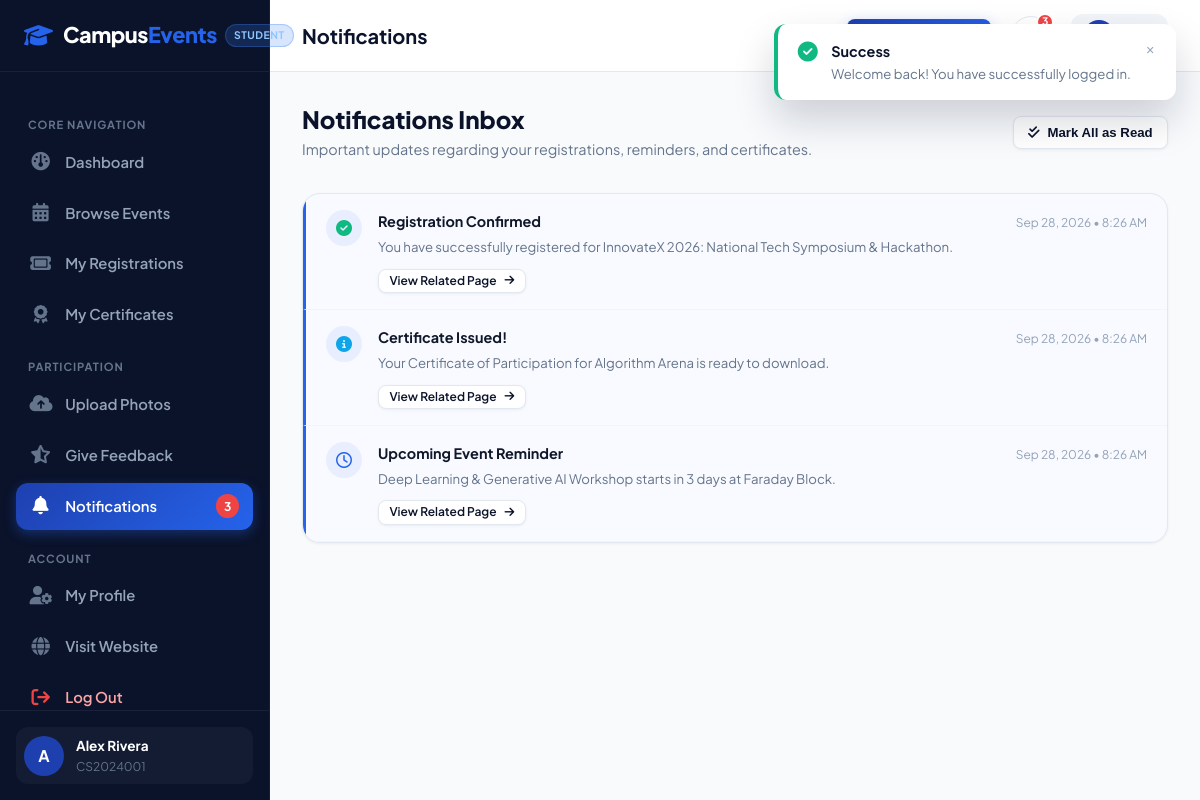
Page /student/notifications.php (signed in) on the committed database.
### tables this page shows
CREATE TABLE IF NOT EXISTS `students` (
  `id` INT AUTO_INCREMENT PRIMARY KEY,
  `user_id` INT NOT NULL UNIQUE,
  `student_id` VARCHAR(50) NOT NULL UNIQUE,
  `full_name` VARCHAR(150) NOT NULL,
  `phone` VARCHAR(25) NOT NULL,
  `department` VARCHAR(100) NOT NULL,
  `course` VARCHAR(100) NOT NULL,
  `semester` VARCHAR(20) NOT NULL,
  `avatar` VARCHAR(255) DEFAULT NULL,
  `created_at` TIMESTAMP DEFAULT CURRENT_TIMESTAMP,
  CONSTRAINT `fk_student_user` FOREIGN KEY (`user_id`) REFERENCES `users`(`id`) ON DELETE CASCADE
);

CREATE TABLE IF NOT EXISTS `notifications` (
  `id` INT AUTO_INCREMENT PRIMARY KEY,
  `user_id` INT NOT NULL,
  `title` VARCHAR(150) NOT NULL,
  `message` TEXT NOT NULL,
  `type` ENUM('info', 'success', 'warning', 'reminder') NOT NULL DEFAULT 'info',
  `link` VARCHAR(255) DEFAULT NULL,
  `is_read` TINYINT(1) NOT NULL DEFAULT 0,
  `created_at` TIMESTAMP DEFAULT CURRENT_TIMESTAMP,
  CONSTRAINT `fk_notification_user` FOREIGN KEY (`user_id`) REFERENCES `users`(`id`) ON DELETE CASCADE,
  INDEX `idx_notif_read` (`user_id`, `is_read`)
);

### includes/auth.php (called while the page is built, shortened)
<?php
function getBaseUrl(): string {
    $scriptName = $_SERVER['SCRIPT_NAME'] ?? '';
    return '/';
}
function getCurrentUser(): ?array {
    $pdo = getDBConnection();
    $userId = (int)$_SESSION['user_id'];
    $role = $_SESSION['user_role'] ?? 'student';
    if ($role === 'admin') {
        $stmt = $pdo->prepare("
            SELECT u.id as user_id, u.email, u.role, a.id as admin_id, a.full_name, a.department, a.phone
            FROM users u
            JOIN admins a ON a.user_id = u.id
            WHERE u.id = ?
        ");
    } else {
        $stmt = $pdo->prepare("
            SELECT u.id as user_id, u.email, u.role, s.id as student_id_pk, s.student_id, s.full_name,
                   s.phone, s.department, s.course, s.semester, s.avatar
            FROM users u
            JOIN students s ON s.user_id = u.id
            WHERE u.id = ?
        ");
    }
    $stmt->execute([$userId]);
    $user = $stmt->fetch();
    return $user ?: null;
}
function e(?string $string): string {
    return htmlspecialchars($string ?? '', ENT_QUOTES, 'UTF-8');
}
function getUnreadNotificationCount(int $userId): int {
    try {
        $pdo = getDBConnection();
        $stmt = $pdo->prepare("SELECT COUNT(*) FROM notifications WHERE user_id = ? AND is_read = 0");
        $stmt->execute([$userId]);
        return (int)$stmt->fetchColumn();
    } catch (Exception $e) {
        return 0;
    }
}

### student/notifications.php (the view, shortened to what this page needs)
<?php
require_once __DIR__ . '/../includes/auth.php';
$student = getCurrentUser();
$pdo = getDBConnection();
$userId = (int)$student['user_id'];
$stmt = $pdo->prepare("
    SELECT * FROM notifications
    WHERE user_id = ?
    ORDER BY created_at DESC
");
$stmt->execute([$userId]);
$notifications = $stmt->fetchAll();
$pageTitle = 'Notifications';
require_once __DIR__ . '/../includes/header.php';
require_once __DIR__ . '/../includes/student-sidebar.php';
?>
<div style="display: flex; justify-content: space-between; align-items: center; margin-bottom: 2rem; flex-wrap: wrap; gap: 1rem;">
  <div>
    <h2 style="font-size: 1.5rem; font-weight: 800; color: var(--primary-dark); margin-bottom: 0.25rem;">Notifications Inbox</h2>
    <p style="color: var(--muted); font-size: 0.9rem;">Important updates regarding your registrations, reminders, and certificates.</p>
  </div>
  <?php if (!empty($notifications)): ?>
    <form action="<?= $baseUrl ?>student/notifications.php" method="POST">
      <button type="submit" class="btn btn-secondary btn-sm">
        <i class="fa-solid fa-check-double"></i> Mark All as Read
      </button>
    </form>
  <?php endif; ?>
</div>
<div class="dash-card">
  <div class="dash-card-body" style="padding: 0;">
    <?php if (!empty($notifications)): ?>
      <div style="display: flex; flex-direction: column;">
        <?php foreach ($notifications as $n):
          $iconMap = [
            'success' => 'fa-solid fa-circle-check',
            'warning' => 'fa-solid fa-triangle-exclamation',
            'reminder' => 'fa-regular fa-clock',
            'info' => 'fa-solid fa-circle-info'
          ];
          $colorMap = [
            'success' => 'var(--success)',
            'warning' => 'var(--warning)',
            'reminder' => 'var(--accent)',
            'info' => 'var(--info)'
          ];
        ?>
          <div class="notification-item <?= !$n['is_read'] ? 'unread' : '' ?>">
            <div class="notif-icon" style="background: rgba(37, 99, 235, 0.08); color: <?= $colorMap[$n['type']] ?? 'var(--accent)' ?>;">
              <i class="<?= $iconMap[$n['type']] ?? 'fa-solid fa-bell' ?>"></i>
            </div>
            <div class="notif-info">
              <div style="display: flex; justify-content: space-between; align-items: baseline;">
                <div class="notif-title"><?= e($n['title']) ?></div>
                <div class="notif-time"><?= date('M j, Y • g:i A', strtotime($n['created_at'])) ?></div>
              </div>
              <div class="notif-message"><?= e($n['message']) ?></div>
              <?php if (!empty($n['link'])): ?>
                <a href="<?= $baseUrl . e($n['link']) ?>" class="btn btn-secondary btn-sm" style="padding: 0.25rem 0.65rem; font-size: 0.75rem; margin-top: 0.35rem;">
                  View Related Page <i class="fa-solid fa-arrow-right" style="font-size: 0.7rem;"></i>
                </a>
              <?php endif; ?>
            </div>
          </div>
        <?php endforeach; ?>
      </div>
    <?php endif; ?>
  </div>
</div>
    </div>
  </div>
</div>
</body>
</html>

### includes/student-sidebar.php (shortened to what this page needs)
<?php
require_once __DIR__ . '/auth.php';
$baseUrl = getBaseUrl();
$currentFile = basename($_SERVER['PHP_SELF']);
$student = getCurrentUser();
$unreadCount = getUnreadNotificationCount($student['user_id']);
?>
<div class="dashboard-layout">
  <aside class="dashboard-sidebar">
    <div class="sidebar-header">
      <a href="<?= $baseUrl ?>index.php" class="brand-logo">
        <i class="fa-solid fa-graduation-cap"></i>
        <span>Campus<span class="accent">Events</span></span>
      </a>
      <span class="sidebar-role-badge student">Student</span>
    </div>
    <div class="sidebar-body">
      <div class="sidebar-group-label">Core Navigation</div>
      <ul class="sidebar-nav">
        <li>
          <a href="<?= $baseUrl ?>student/dashboard.php" class="<?= $currentFile === 'dashboard.php' ? 'active' : '' ?>">
            <i class="fa-solid fa-gauge"></i>
            <span>Dashboard</span>
          </a>
        </li>
        <li>
          <a href="<?= $baseUrl ?>student/events.php" class="<?= $currentFile === 'events.php' ? 'active' : '' ?>">
            <i class="fa-solid fa-calendar-days"></i>
            <span>Browse Events</span>
          </a>
        </li>
        <li>
          <a href="<?= $baseUrl ?>student/registrations.php" class="<?= $currentFile === 'registrations.php' ? 'active' : '' ?>">
            <i class="fa-solid fa-ticket"></i>
            <span>My Registrations</span>
          </a>
        </li>
        <li>
          <a href="<?= $baseUrl ?>student/certificates.php" class="<?= $currentFile === 'certificates.php' ? 'active' : '' ?>">
            <i class="fa-solid fa-award"></i>
            <span>My Certificates</span>
          </a>
        </li>
      </ul>
      <div class="sidebar-group-label">Participation</div>
      <ul class="sidebar-nav">
        <li>
          <a href="<?= $baseUrl ?>student/upload-photo.php" class="<?= $currentFile === 'upload-photo.php' ? 'active' : '' ?>">
            <i class="fa-solid fa-cloud-arrow-up"></i>
            <span>Upload Photos</span>
          </a>
        </li>
        <li>
          <a href="<?= $baseUrl ?>student/feedback.php" class="<?= $currentFile === 'feedback.php' ? 'active' : '' ?>">
            <i class="fa-solid fa-star-half-stroke"></i>
            <span>Give Feedback</span>
          </a>
        </li>
        <li>
          <a href="<?= $baseUrl ?>student/notifications.php" class="<?= $currentFile === 'notifications.php' ? 'active' : '' ?>">
            <i class="fa-solid fa-bell"></i>
            <span>Notifications</span>
            <?php if ($unreadCount > 0): ?>
              <span class="sidebar-nav-badge"><?= $unreadCount ?></span>
            <?php endif; ?>
          </a>
        </li>
      </ul>
      <div class="sidebar-group-label">Account</div>
      <ul class="sidebar-nav">
        <li>
          <a href="<?= $baseUrl ?>student/profile.php" class="<?= $currentFile === 'profile.php' ? 'active' : '' ?>">
            <i class="fa-solid fa-user-gear"></i>
            <span>My Profile</span>
          </a>
        </li>
        <li>
          <a href="<?= $baseUrl ?>index.php">
            <i class="fa-solid fa-globe"></i>
            <span>Visit Website</span>
          </a>
        </li>
        <li>
          <a href="<?= $baseUrl ?>auth/logout.php" style="color: #fca5a5;">
            <i class="fa-solid fa-arrow-right-from-bracket" style="color: #ef4444;"></i>
            <span>Log Out</span>
          </a>
        </li>
      </ul>
    </div>
    <div class="sidebar-footer">
      <div class="sidebar-user-card">
        <div class="sidebar-avatar">
          <?= strtoupper(substr($student['full_name'] ?? 'S', 0, 1)) ?>
        </div>
        <div class="sidebar-user-info">
          <div class="sidebar-user-name"><?= e($student['full_name']) ?></div>
          <div class="sidebar-user-role"><?= e($student['student_id'] ?? 'Student') ?></div>
        </div>
      </div>
    </div>
  </aside>
  <div class="dashboard-main">
    <header class="dashboard-topbar">
      <div class="topbar-left">
        <h1 class="topbar-title"><?= e($pageTitle ?? 'Student Dashboard') ?></h1>
      </div>
      <div class="topbar-right">
        <a href="<?= $baseUrl ?>student/events.php" class="btn btn-primary btn-sm">
        </a>
        <div class="topbar-action-item">
          <a href="<?= $baseUrl ?>student/notifications.php" class="topbar-icon-btn" title="Notifications">
            <?php if ($unreadCount > 0): ?>
              <span class="topbar-badge"><?= $unreadCount ?></span>
            <?php endif; ?>
          </a>
        </div>
        <a href="<?= $baseUrl ?>student/profile.php" class="sidebar-user-card" style="background: var(--surface-alt); text-decoration: none; padding: 0.35rem 0.75rem;">
          <div class="sidebar-avatar" style="width: 32px; height: 32px; font-size: 0.8rem;">
          </div>
          <span style="font-size: 0.85rem; font-weight: 700; color: var(--primary-dark);">
          </span>
        </a>
      </div>
    </header>
    <div class="dashboard-content">

### assets/css/style.css (style rules this page uses)
:root { --primary: #1e40af; --primary-dark: #0b132b; --primary-navy: #1c2541; --primary-light: #3b82f6; --accent: #2563eb; --accent-glow: rgba(59, 130, 246, 0.25); --bg: #f8fafc; --surface: #ffffff; --surface-alt: #f1f5f9; --glass-bg: rgba(255, 255, 255, 0.85); --glass-border: rgba(255, 255, 255, 0.3); --text: #0f172a; --text-light: #f8fafc; --muted: #64748b; --muted-light: #94a3b8; --border: #e2e8f0; --border-light: #f1f5f9; --success: #10b981; --warning: #f59e0b; --danger: #ef4444; --info: #0ea5e9; --radius-sm: 8px; --radius-md: 12px; --radius-lg: 18px; --radius-xl: 24px; --radius-full: 9999px; --shadow-sm: 0 1px 3px rgba(15, 23, 42, 0.06); --shadow-md: 0 4px 14px rgba(15, 23, 42, 0.08); --shadow-lg: 0 10px 30px rgba(15, 23, 42, 0.12); --shadow-xl: 0 20px 40px rgba(11, 19, 43, 0.18); --font-main: 'Plus Jakarta Sans', -apple-system, BlinkMacSystemFont, 'Segoe UI', Roboto, sans-serif; --transition: all 0.25s cubic-bezier(0.16, 1, 0.3, 1); }
*, *::before, *::after { box-sizing: border-box; margin: 0; padding: 0; }
html { scroll-behavior: smooth; font-size: 16px; }
body { font-family: var(--font-main); background-color: var(--bg); color: var(--text); line-height: 1.6; -webkit-font-smoothing: antialiased; min-height: 100vh; display: flex; flex-direction: column; }
a { color: var(--accent); text-decoration: none; transition: var(--transition); }
h1, h2, h3, h4, h5, h6 { color: var(--primary-dark); font-weight: 700; line-height: 1.25; }
.btn { display: inline-flex; align-items: center; justify-content: center; gap: 0.5rem; font-weight: 600; font-size: 0.95rem; padding: 0.75rem 1.6rem; border-radius: var(--radius-md); border: 1px solid transparent; cursor: pointer; transition: var(--transition); text-decoration: none; line-height: 1.2; }
.btn-primary { background: linear-gradient(135deg, var(--primary) 0%, var(--accent) 100%); color: #ffffff; box-shadow: 0 4px 14px rgba(37, 99, 235, 0.3); }
.btn-secondary { background: var(--surface); color: var(--primary-dark); border-color: var(--border); box-shadow: var(--shadow-sm); }
.btn-sm { padding: 0.45rem 0.9rem; font-size: 0.825rem; border-radius: var(--radius-sm); }
.brand-logo { display: flex; align-items: center; gap: 0.65rem; font-size: 1.35rem; font-weight: 800; color: var(--primary-dark); letter-spacing: -0.02em; }
.brand-logo i { font-size: 1.45rem; color: var(--accent); }
.brand-logo span.accent { color: var(--accent); }

### rows in the picture
students: full_name "A", full_name "Alex Rivera", student "CS2024001"
notifications: title "Registration Confirmed", created_at "Sep 28, 2026 • 8:26 AM", message "You have successfully registered for InnovateX 2026: National Tech Symposium & Hackathon."
notifications: title "Certificate Issued!", created_at "Sep 28, 2026 • 8:26 AM", message "Your Certificate of Participation for Algorithm Arena is ready to download."
notifications: title "Upcoming Event Reminder", created_at "Sep 28, 2026 • 8:26 AM", message "Deep Learning & Generative AI Workshop starts in 3 days at Faraday Block."

### other values in the picture
$unreadCount "3"
$pageTitle "Notifications"
